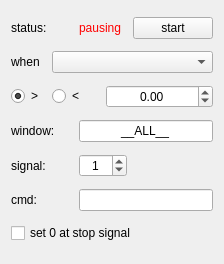
<?xml version="1.0" encoding="UTF-8"?>
<ui version="4.0">
 <class>limitSignalWindow</class>
 <widget class="QWidget" name="limitSignalWindow">
  <property name="geometry">
   <rect>
    <x>0</x>
    <y>0</y>
    <width>224</width>
    <height>264</height>
   </rect>
  </property>
  <property name="windowTitle">
   <string>limit signal</string>
  </property>
  <layout class="QGridLayout" name="gridLayout">
   <item row="0" column="0" colspan="2">
    <widget class="QLabel" name="lbl_status_lbl">
     <property name="text">
      <string>status:</string>
     </property>
    </widget>
   </item>
   <item row="0" column="2" colspan="2">
    <widget class="QLabel" name="lbl_status">
     <property name="styleSheet">
      <string notr="true">color:red;</string>
     </property>
     <property name="text">
      <string>pausing</string>
     </property>
    </widget>
   </item>
   <item row="0" column="4">
    <widget class="QPushButton" name="btn_startStop">
     <property name="text">
      <string>start</string>
     </property>
    </widget>
   </item>
   <item row="1" column="0">
    <widget class="QLabel" name="lbl_when_lbl">
     <property name="sizePolicy">
      <sizepolicy hsizetype="Maximum" vsizetype="Preferred">
       <horstretch>0</horstretch>
       <verstretch>0</verstretch>
      </sizepolicy>
     </property>
     <property name="text">
      <string>when</string>
     </property>
    </widget>
   </item>
   <item row="1" column="1" colspan="4">
    <widget class="QComboBox" name="cob_limit"/>
   </item>
   <item row="2" column="0">
    <widget class="QRadioButton" name="rad_greater">
     <property name="text">
      <string>&gt;</string>
     </property>
     <property name="checked">
      <bool>true</bool>
     </property>
    </widget>
   </item>
   <item row="2" column="1" colspan="2">
    <widget class="QRadioButton" name="rad_lesser">
     <property name="text">
      <string>&lt;</string>
     </property>
    </widget>
   </item>
   <item row="2" column="3" colspan="2">
    <widget class="QDoubleSpinBox" name="dsb_limit">
     <property name="alignment">
      <set>Qt::AlignCenter</set>
     </property>
     <property name="minimum">
      <double>-10000.000000000000000</double>
     </property>
     <property name="maximum">
      <double>1000.000000000000000</double>
     </property>
    </widget>
   </item>
   <item row="3" column="0" colspan="2">
    <widget class="QLabel" name="lbl_window_lbl">
     <property name="text">
      <string>window:</string>
     </property>
    </widget>
   </item>
   <item row="3" column="2" colspan="3">
    <widget class="QLineEdit" name="txt_window">
     <property name="text">
      <string>__ALL__</string>
     </property>
     <property name="alignment">
      <set>Qt::AlignCenter</set>
     </property>
    </widget>
   </item>
   <item row="4" column="0">
    <widget class="QLabel" name="lbl_signal_lbl">
     <property name="text">
      <string>signal:</string>
     </property>
    </widget>
   </item>
   <item row="4" column="2" colspan="2">
    <widget class="QSpinBox" name="spb_signal">
     <property name="alignment">
      <set>Qt::AlignCenter</set>
     </property>
     <property name="value">
      <number>1</number>
     </property>
    </widget>
   </item>
   <item row="5" column="0">
    <widget class="QLabel" name="lbl_cmd">
     <property name="text">
      <string>cmd:</string>
     </property>
    </widget>
   </item>
   <item row="5" column="2" colspan="3">
    <widget class="QLineEdit" name="txt_cmd">
     <property name="text">
      <string/>
     </property>
     <property name="alignment">
      <set>Qt::AlignCenter</set>
     </property>
    </widget>
   </item>
   <item row="6" column="0" colspan="5">
    <widget class="QCheckBox" name="chb_setZeroAtStopSignal">
     <property name="enabled">
      <bool>true</bool>
     </property>
     <property name="text">
      <string>set 0 at stop signal</string>
     </property>
     <property name="checked">
      <bool>false</bool>
     </property>
    </widget>
   </item>
  </layout>
 </widget>
 <resources/>
 <connections/>
</ui>
